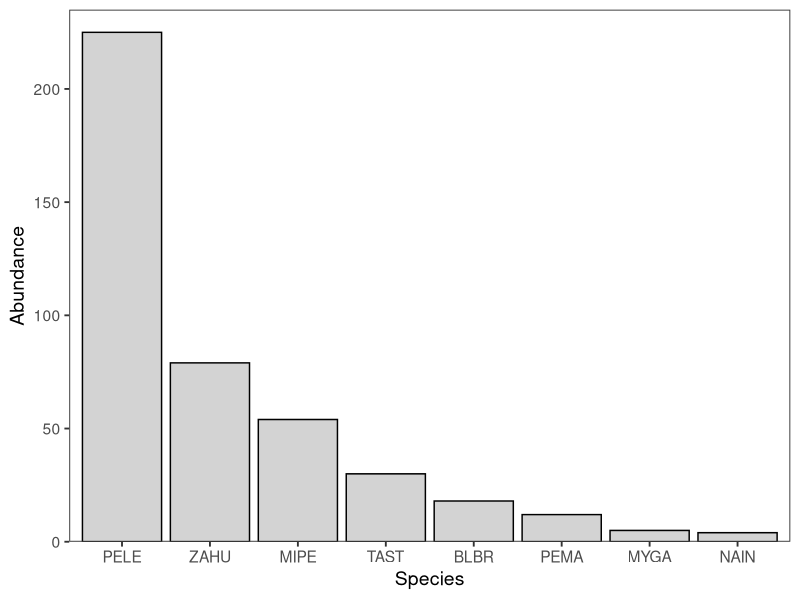
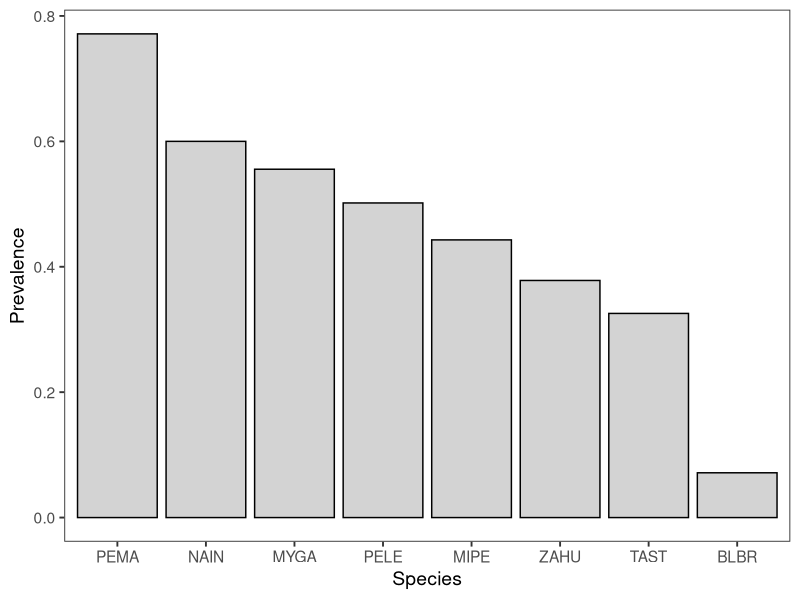
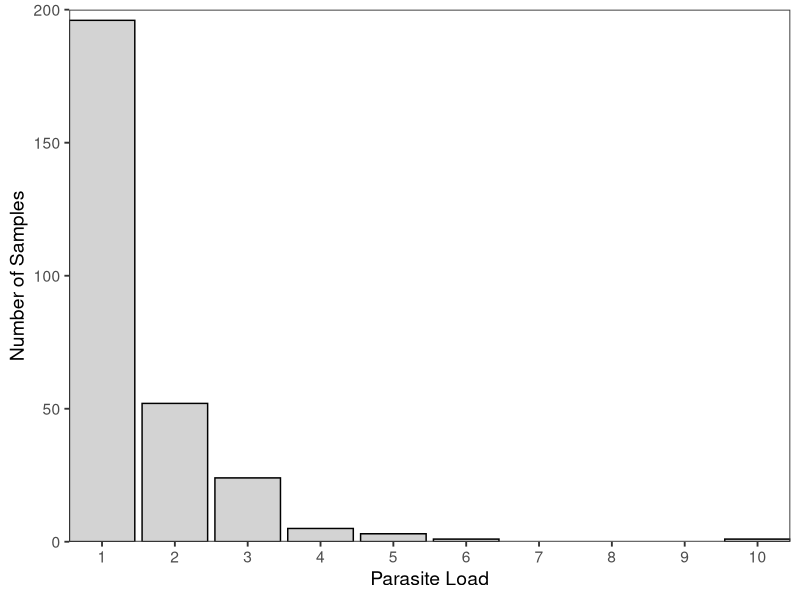
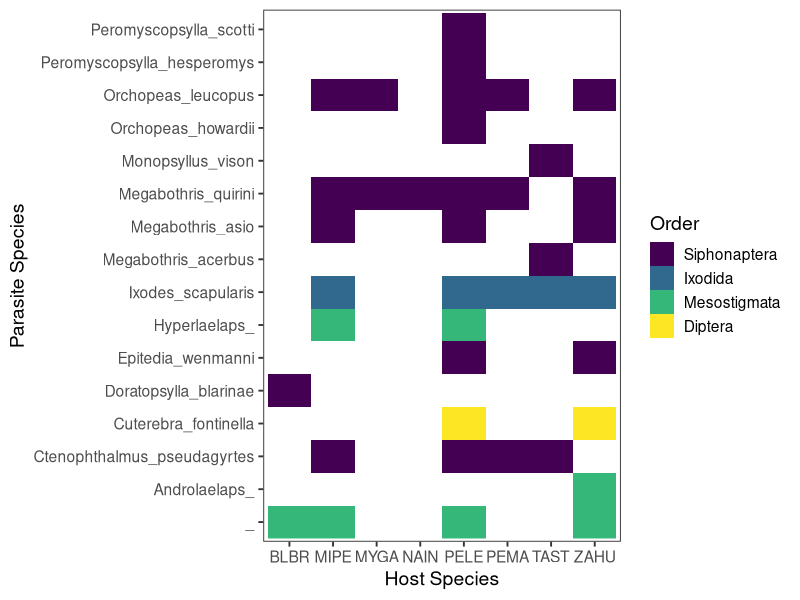
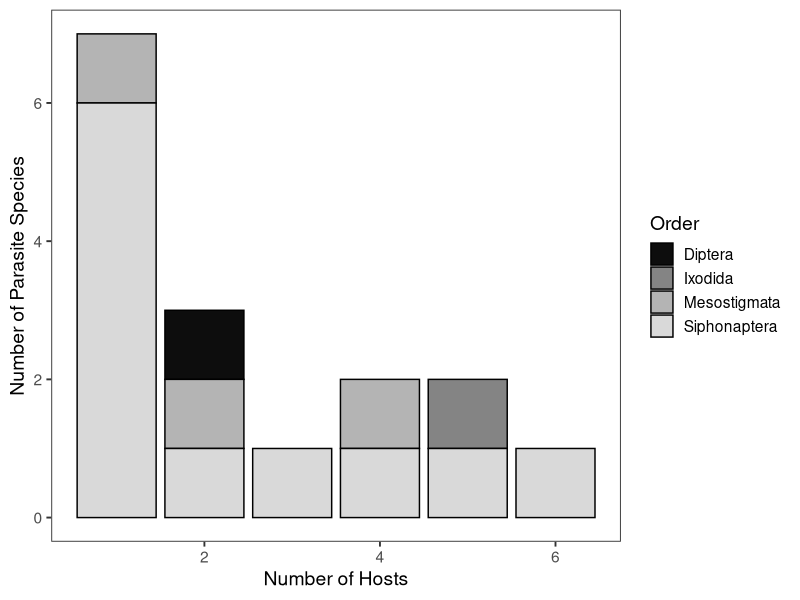

These figures' R source, in order: (Note: this script raises an error after producing the figures.)
###################################################
# Building multi-scale MSOM to test links between #
# ectoparasite life history and relative          #
# importance of covariates, host specificity      #
# Ch. 3 of dissertation                           #
# Spring 2021                                     #
###################################################

# Setup --------------------------------------------
# Load packages
library(tidyverse)
library(viridis)
library(abind)

# Load data
mamm.raw <- read.csv("MammRawData.csv")
ecto.raw <- read.csv("EctosAll.csv")
veg.raw <- read.csv("VegRawData.csv")

# Set seed
set.seed(15)

# Clean data ------------------------
# Mammals
mamm.2020 <- mamm.raw %>%
  mutate(Date = as.Date(Date, format = "%d/%m/%Y")) %>%
  filter(Date > as.Date("2020-01-01")) %>%
  select(Site:Day, Tag, Abbrev:Mass, Ecto) %>%
  filter(Tag != "") %>%
  filter(!Abbrev %in% c("", "PE??", "SOCI")) %>%
  rename("SampleNo." = Ecto)

# Ectos 
ecto.clean <- ecto.raw %>%
  filter(Other != "Springtail?") %>%
  .[!(.$Order == "Ixodida" & .$Species == ""),]

# Veg
veg.2020 <- veg.raw %>%
  mutate(Date = as.Date(Date, format = "%d/%m/%Y")) %>%
  filter(Date > as.Date("2020-01-01"))

# Merge datasets and adjust day by sampling period --------------------
breaks <- c(as.Date("2020-05-25"), as.Date("2020-06-17"),
            as.Date("2020-07-12"), as.Date("2020-08-08"))

mamm.ecto <- mamm.2020 %>%
  left_join(., ecto.clean, by = "SampleNo.") %>%
  mutate(trap.sesh = cut(as.Date(Date, format = "%Y-%m-%d"), breaks, 
                         labels = as.character(1:3))) %>%
  mutate(Day = case_when(trap.sesh == "2" ~ as.character(Day+3),
                         trap.sesh == "3" ~ as.character(Day+6),
                         TRUE ~ as.character(Day))) %>%
  mutate(Day = as.numeric(Day))

# Mammal summary stats and early tables/figures ------------------
# Number of mammal species
length(unique(mamm.ecto$Abbrev))

# Individuals per mammal species
mamm.abund <- mamm.2020 %>%
  distinct_at(.vars = vars(Site, Abbrev, Tag), .keep_all = T) %>%
  group_by(Abbrev) %>%
  summarise(Count = n()) 

# Create rank-abundance figure
mamm.abund$Abbrev <- reorder(mamm.abund$Abbrev, -mamm.abund$Count)

ggplot(data = mamm.abund, aes(x = Abbrev, y = Count))+
  geom_col(fill = "light gray", color = "black")+
  scale_y_continuous(expand = c(0,0), 
                     limits = c(0, max(mamm.abund$Count+10)))+
  labs(x = "Species", y = "Abundance")+
  theme_bw(base_size = 14)+
  theme(panel.grid = element_blank())

# ggsave("MammAbund.jpeg")

# Parasite summary and tables/figures -----------------------
# Number of ectoparasite orders
length(unique(ecto.clean$Order))

# Number of ecto families
length(unique(ecto.clean$Family))

# Number of ecto species
nrow(unique(ecto.clean[c("Order", "Genus", "Species")]))

# Abundance per order
mamm.ecto %>%
  filter(is.na(Order) == F & Order != "") %>%
  group_by(Order) %>%
  summarise(Count = n()) 
# So many fleas

# table <- mamm.ecto %>%
#   filter(is.na(Order) == F & Order != "") %>%
#   group_by(Order, Genus, Species) %>%
#   summarise(Count = n())

# Prevalence by host species
mamm.prev <- mamm.ecto %>%
  group_by(Abbrev) %>%
  summarise(Prevalence = 
              length(Order[Order != "" & is.na(Order) == F])/
              length(Order)) 

mamm.prev$Abbrev <- reorder(mamm.prev$Abbrev, 
                            -mamm.prev$Prevalence)

ggplot(data = mamm.prev, aes(x = Abbrev, y = Prevalence))+
  geom_col(color = "black", fill = "lightgray")+
  labs(x = "Species")+
  theme_bw(base_size = 14)+
  theme(panel.grid = element_blank())

# ggsave(filename = "MammPrev.jpeg")

# Avg. load per capture event per species
mamm.load <- mamm.ecto %>%
  group_by(Abbrev, SampleNo.) %>%
  filter(SampleNo. != "") %>%
  summarise(ecto = n())

ggplot(data = mamm.load, aes(x = ecto))+
  geom_bar(color = "black", fill = "lightgray")+
  labs(x = "Parasite Load", y = "Number of Samples")+
  scale_x_continuous(expand = c(0,0), breaks = seq(0,10,1))+
  scale_y_continuous(expand = c(0,0), limits = c(0, 200))+
  theme_bw(base_size = 14)+
  theme(panel.grid = element_blank())

# ggsave("EctoLoad.jpeg")

# Raster of parasite specs present on host specs
mamm.raster <- mamm.ecto %>%
  filter(SampleNo. != "") %>%
  select(Abbrev, Order, Family, Genus, Species) %>%
  group_by(Abbrev) %>%
  distinct() %>% 
  filter(Order != "" & is.na(Order)==F) %>%
  unite(ecto, Genus, Species) %>%
  mutate(Occ = 1)

ggplot(mamm.raster, aes(x = Abbrev, y = ecto))+
  geom_raster(aes(fill = Order))+
  scale_fill_viridis_d(limits = c("Siphonaptera", "Ixodida",
                                  "Mesostigmata", "Diptera"))+
  labs(x = "Host Species", y = "Parasite Species")+
  theme_bw(base_size = 14)+
  theme(panel.grid = element_blank())

# ggsave("ectosraster.jpeg", height = 4, width = 8.5,
#        units = "in")

# Hosts per ecto species
n.host <- mamm.ecto %>%
  filter(SampleNo. != "") %>%
  select(Abbrev, Order, Genus, Species) %>%
  distinct() %>% 
  filter(Order != "" & is.na(Order)==F) %>%
  unite(ecto, Genus, Species) %>%
  group_by(Order, ecto) %>%
  summarise(hosts = n())

ggplot(data = n.host, aes(x = hosts, fill = Order))+
  geom_bar(color = "black")+
  scale_fill_manual(values = gray.colors(n = 4, end = 0.85,
                                         start = 0.05))+
  labs(x = "Number of Hosts", y = "Number of Parasite Species")+
  theme_bw(base_size = 14)+
  theme(panel.grid = element_blank())

# ggsave("NumOfHosts.jpeg")

# Prepping data for MSOM ----------------------
# Clean data
mecto.clean <- mamm.ecto %>%
  filter(!(SampleNo. != "" & is.na(Species) == T)) %>%
  filter(Tag != "RECAP")

# Select columns and add occupancy column
mecto.smol <- mecto.clean %>%
  select(Tag, Site, Day, Genus, Species) %>%
  unite(col = "Ecto", Genus, Species, sep = "_", na.rm = T) %>%
  mutate(Ecto = case_when(Ecto == "_" ~ NA_character_,
                          Ecto == "" ~ NA_character_,
                          TRUE ~ Ecto)) %>%
  mutate(Occ = case_when(is.na(Ecto) == T ~ 0, TRUE ~ 1))

# Fill in missing host/ecto pairs and host/day pairs
combos <- distinct(expand_grid(mecto.smol$Tag, mecto.smol$Ecto))

mecto.joined <- mecto.smol %>%
  full_join(combos, by = c("Tag" = "mecto.smol$Tag", 
                           "Ecto" ="mecto.smol$Ecto")) %>%
  filter(is.na(Ecto) == F)
  
combos2 <- mecto.joined %>%
  group_by(Tag) %>%
  expand(Tag, Day, Ecto)
  
mecto.full <- mecto.joined %>%
  right_join(combos2) %>%
  mutate(Occ = case_when(is.na(Occ) == T ~ 0, TRUE ~ Occ)) %>%
  arrange(Tag) %>%
  fill(Site, Day) %>%
  distinct()

# Expand trap days
mecto.days <- mecto.full %>%
  group_by(Tag) %>%
  pivot_wider(names_from = Day, values_from = Occ, values_fn = sum) %>%
  select(Tag, Site, Ecto, `1`, `2`, `3`, `4`, `5`, `6`, `7`, `8`, `9`) %>%
  mutate_at(.vars = '4':'12', .funs = function(x) case_when(x > 1 ~ 1,
                                                            x == 1 ~ 1,
                                                            x == 0 ~ 0)) %>%
  ungroup()

# Shift non-0 values left to convert to capture no.
caplist <- list()
for(i in 1:nrow(mecto.days)){
  x <- mecto.days[i,4:12]
  y <- c(x[!is.na(x)], x[is.na(x)])
  y <- data.frame(as.list(y))
  colnames(y) <- 1:9

  z <- cbind(mecto.days[i,1:3], y)
  caplist[[i]] <- z
}

mecto.caps <- do.call("rbind", caplist)
mecto.caps <- mecto.caps[,-c(9:12)]

# Convert to list
ecto.list <- split(mecto.caps, mecto.caps$Ecto)

# Create vector for site and drop from list
site.vec <- as.numeric(factor(ecto.list[[1]]$Site))

ecto.list <- lapply(ecto.list, 
                    function(x) x <- select(x, -c(Site, Ecto, Tag)))

# Coerce to array
ecto.ar <- array(as.numeric(unlist(ecto.list)), 
                 dim=c(nrow(ecto.list[[1]]), ncol(ecto.list[[1]]), 
                       length(ecto.list)))

# Write model -------------------------
cat("
    model{
    # Define hyperpriors
    
    # Priors
    for(i in 1:necto){
    
      a0[i]
      
      b0[i]
      
      c0[i]
    
      # Occupancy model: Site
      for(j in 1:nsite){
      
        logit(psi[j,i]) <- a0[i]
        Z[j,i] ~ dbern(psi[j,i])
    
        # Occupancy model: Host
        for(k in 1:nind){
        
          logit(theta[k[site.vec==j], i]) <- b0[i]
          mu.theta[k[site.vec==j], i] <- theta[k[site.vec==j],i]*Z[j,i]
          Y[k[site.vec==j],i] ~ dbern(mu.theta[k[site.vec==j], i])
    
          # Detection model
          for(l in 1:ncap){
          
          logit(p[k[site.vec==j],l,i]) <- c0[i]
          mu.p[k[site.vec==j],l,i] <- p[k[site.vec==j],l,i]*
                                      theta[k[site.vec==j],i]
          obs[k[site.vec==j],l,i] ~ dbern(mu.p[k[site.vec==j],l,i])
    
          }
        }
      }
    }
    }
    ", file="ectomod.txt")
